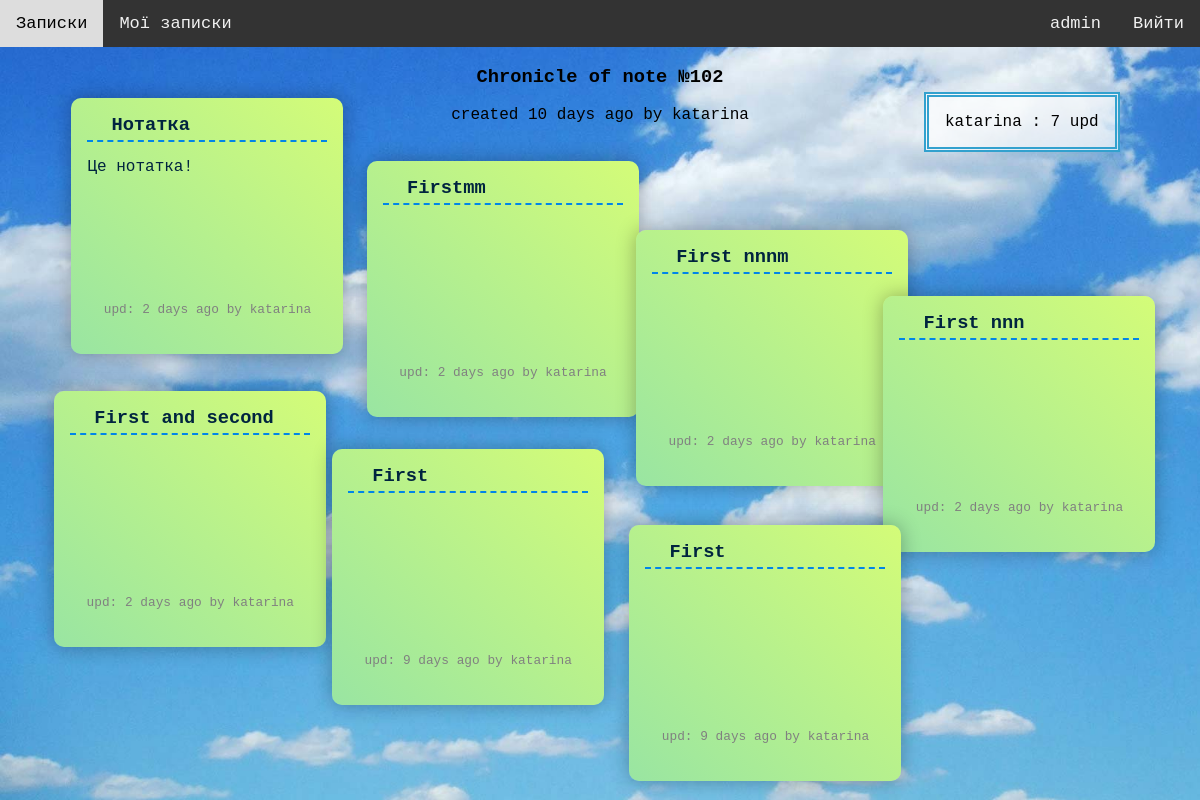
Screenshot of /note/102 (signed in) with the database file from the repository.
### notes/models.py (models this page shows, shortened)
class Note(models.Model):
    title = models.CharField(max_length=300, default='')
    content = models.TextField(default='')
    left = models.CharField(max_length=7, default='35vw')
    top = models.CharField(max_length=7, default='37h')
    author = models.ForeignKey(
        User, on_delete=models.CASCADE
    )
    creation_date = models.DateTimeField(auto_now_add=True, editable=False)
    def when_published(self):
        now = timezone.now()
        since = now - self.creation_date
        days = since.days
        seconds = since.seconds
        if days == 0:
            if int(seconds / 3600) == 1:
                return f"{int(seconds / 3600)} hour ago"
            elif seconds >= 3600:
                return f"{int(seconds / 3600)} hours ago"
            elif int(seconds / 60) == 1:
                return f"{int(seconds / 60)} minute ago"
            else:
                return f"{int(seconds / 60)} minutes ago"
        elif days == 1:
            return f"{days} day ago"
        else:
            return f"{days} days ago"
    def get_edits(self):
        return self.edit_set.all()
    def html_users_edits(self):
        d = {}
        edits = self.get_edits()
        if edits:
            for edit in edits:
                if edit.author not in d:
                    d[edit.author] = 1
                else:
                    d[edit.author] += 1
        return [f'{author} : {d[author]} upd' for author in d]

class Edit(models.Model):
    title = models.CharField(max_length=300)
    content = models.TextField()
    note = models.ForeignKey(
        Note, on_delete=models.CASCADE
    )
    author = models.ForeignKey(
        User, on_delete=models.CASCADE
    )
    creation_date = models.DateTimeField(auto_now_add=True, editable=False)
    def when_published(self):
        now = timezone.now()
        since = now - self.creation_date
        days = since.days
        seconds = since.seconds
        if days == 0:
            if int(seconds/3600) == 1:
                return f"{int(seconds / 3600)} hour ago"
            elif seconds >= 3600:
                return f"{int(seconds/3600)} hours ago"
            elif int(seconds / 60) == 1:
                return f"{int(seconds / 60)} minute ago"
            else:
                return f"{int(seconds / 60)} minutes ago"
        elif days == 1:
            return f"{days} day ago"
        else:
            return f"{days} days ago"
    def get_position(self):
        edits = self.note.get_edits().order_by('-creation_date')
        if edits:
            i = 0
            for edit in edits:
                if edit.id == self.id:
                    row = i // 4
                    col = i % 4
                    xran = 5*random.random()
                    yran = 1 * random.random()
                    return f'left:{3 + col*23 + xran}%; ' \
                           f'top:{5 + row*2 + i*4 + yran}rem;'
                i += 1

### notes/views.py (the view)
# urls.py: path("note/<int:pk>", views.details_note, name="details_note"),
@login_required
def details_note(request, pk):
    note = Note.objects.get(id=pk)
    edits = note.get_edits()
    context = {
        "edits": edits,
        "note": note
    }
    return render(request, "details_note.html", context)

### notes/templates/details_note.html (shortened to what this page needs)
{% extends 'base.html' %}
{% load static %}
{% block header %}
    <link rel="stylesheet" href="{% static 'note.css' %}">
{% endblock %}
{%  block content %}
<center>
    <h3>Chronicle of note №{{ note.id }}</h3>
    {% if note.author == user %}
        <p>created  {{ note.when_published }} by you</p>
    {% else %}
        <p>created  {{ note.when_published }} by {{ note.author }}</p>
    {% endif %}
</center>
<div class="users_edits">
    {% for stat in note.html_users_edits %}
        {{ stat }}<br>
    {% endfor %}
</div>
<div class="container-flexy">
{% for edit in edits|dictsortreversed:"creation_date" %}
    <div class="sticky-flexy" style="{{ edit.get_position }}">
        <h3>{{ edit.title }}</h3>
        <p>{{ edit.content }}</p>
        <div class="sticky_update_footer">
                {% if edit.author == user %}
                    upd:  {{ edit.when_published }} by you
                {% else %}
                    upd:  {{ edit.when_published }} by {{ edit.author }}
                {% endif %}
        </div>
    </div>
{% endfor %}
</div>
{% endblock %}

### notatky/templates/navbar.html
{%  block content %}
<div class="navbar">
  <a href="{% url 'notes:notes' %}">Записки</a>
  {% if user.is_authenticated %}
  <a href="{% url 'notes:user_notes' %}">Мої записки</a>
  <a href="{% url 'auth:log_out' %}" style="float:right">Вийти</a>
  <a href="{% url 'auth:profile' user.id %}" style="float:right">{{ user.username }}</a>
  {% else %}
  <a href="{% url 'auth:log_in' %}" style="float:right">Увійти</a>
  {% endif %}
</div>
{% endblock %}

### notatky/static/css/navbar.css (style rules this page uses)
.navbar { width: 100%; position: -webkit-sticky; position: sticky; top: 0px; background-color: #333; overflow: hidden; z-index: 5; }
.navbar a { float: left; color: #f2f2f2; text-align: center; padding: 14px 16px; text-decoration: none; font-size: 17px; }

### notes/static/css/base.css (style rules this page uses)
html { box-sizing: border-box; font-family: 'Courier New', Courier, monospace; }
body { background: linear-gradient(to left bottom, #41d8dd, #5583ee); min-height: 100vh; height: 100%; margin: 0; position: relative; background-image: url("img/sky.jpg"); -webkit-background-size: cover; -moz-background-size: cover; -o-background-size: cover; background-size: cover; }
a { text-decoration: none; }

### notes/static/css/note.css (style rules this page uses)
.container-flexy { padding: 1rem; }
.sticky-flexy { background: linear-gradient(to left bottom, #d4fc78, #99e5a2); box-shadow: 0 0 20px rgba(0, 0, 0, 0.3); color: #00243f; display: inline-block; padding: 1rem; width: 15rem; height: 14rem; margin: 1rem; position: absolute; border-radius: 10px; }
.sticky h3, .sticky-flexy h3 { border-bottom: dashed 2px #0085e8; margin: 0 0 1rem 0; min-height: 1.3rem; padding: 0 1.5rem 0.25rem 1.5rem; }
.sticky p, .sticky-flexy p { margin: 0; min-height: 9rem; font-size: 1rem; font-weight: 400; }
.sticky_update_footer, .update_footer { font-size: 0.8rem; font-weight: 100; color: grey; text-align: center; }
.users_edits { position: absolute; margin-top: -4%; margin-left: 77%; border: thick double #32a1ce; padding: 1rem; background-color: rgba(255, 255, 255, 0.7); }

### rows the page displays
Note: id "102", when_published "10 days ago", author "katarina"
Edit: title "Нотатка", content "Це нотатка!", when_published "2 days ago", author "katarina"
Edit: title "Firstmm", when_published "2 days ago", author "katarina"
Edit: title "First nnnm", when_published "2 days ago", author "katarina"
Edit: title "First nnn", when_published "2 days ago", author "katarina"
Edit: title "First and second", when_published "2 days ago", author "katarina"
Edit: title "First", when_published "9 days ago", author "katarina"
Edit: title "First", when_published "9 days ago", author "katarina"

### other values shown
{{ user.username }} "admin"
{{ stat }} "katarina : 7 upd"
